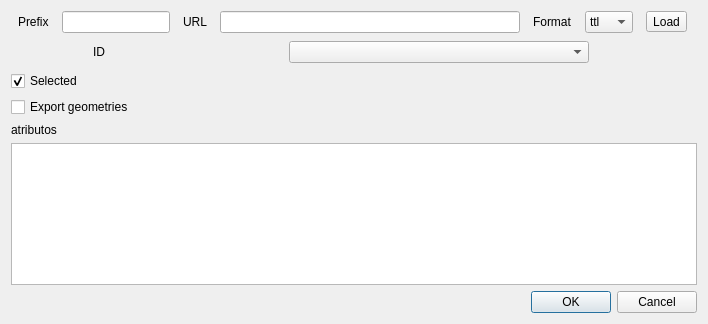
<?xml version="1.0" encoding="UTF-8"?>
<ui version="4.0">
 <class>ExportObservationDialogBase</class>
 <widget class="QDialog" name="ExportObservationDialogBase">
  <property name="geometry">
   <rect>
    <x>0</x>
    <y>0</y>
    <width>708</width>
    <height>324</height>
   </rect>
  </property>
  <property name="windowTitle">
   <string>Export Observation</string>
  </property>
  <layout class="QGridLayout" name="gridLayout">
   <item row="0" column="0">
    <layout class="QVBoxLayout" name="formLayout">
     <item>
      <layout class="QHBoxLayout" name="horizontalLayout">
       <item>
        <widget class="QLabel" name="label">
         <property name="sizePolicy">
          <sizepolicy hsizetype="Fixed" vsizetype="Fixed">
           <horstretch>0</horstretch>
           <verstretch>0</verstretch>
          </sizepolicy>
         </property>
         <property name="text">
          <string>Prefix</string>
         </property>
        </widget>
       </item>
       <item>
        <widget class="QLineEdit" name="linePrefix">
         <property name="sizePolicy">
          <sizepolicy hsizetype="Fixed" vsizetype="Fixed">
           <horstretch>0</horstretch>
           <verstretch>0</verstretch>
          </sizepolicy>
         </property>
        </widget>
       </item>
       <item>
        <widget class="QLabel" name="labelRDF">
         <property name="sizePolicy">
          <sizepolicy hsizetype="Fixed" vsizetype="Fixed">
           <horstretch>0</horstretch>
           <verstretch>0</verstretch>
          </sizepolicy>
         </property>
         <property name="text">
          <string>URL</string>
         </property>
        </widget>
       </item>
       <item>
        <widget class="QLineEdit" name="lineURL">
         <property name="sizePolicy">
          <sizepolicy hsizetype="Preferred" vsizetype="Fixed">
           <horstretch>0</horstretch>
           <verstretch>0</verstretch>
          </sizepolicy>
         </property>
         <property name="maximumSize">
          <size>
           <width>300</width>
           <height>16777215</height>
          </size>
         </property>
        </widget>
       </item>
       <item>
        <widget class="QLabel" name="label_2">
         <property name="sizePolicy">
          <sizepolicy hsizetype="Fixed" vsizetype="Preferred">
           <horstretch>0</horstretch>
           <verstretch>0</verstretch>
          </sizepolicy>
         </property>
         <property name="text">
          <string>Format</string>
         </property>
        </widget>
       </item>
       <item>
        <widget class="QComboBox" name="comboFormat">
         <property name="sizePolicy">
          <sizepolicy hsizetype="Fixed" vsizetype="Fixed">
           <horstretch>0</horstretch>
           <verstretch>0</verstretch>
          </sizepolicy>
         </property>
         <item>
          <property name="text">
           <string>ttl</string>
          </property>
         </item>
         <item>
          <property name="text">
           <string>xml</string>
          </property>
         </item>
        </widget>
       </item>
       <item>
        <widget class="QToolButton" name="buttonLoad">
         <property name="text">
          <string>Load</string>
         </property>
        </widget>
       </item>
      </layout>
     </item>
     <item>
      <layout class="QHBoxLayout" name="horizontalLayout_2">
       <item>
        <widget class="QLabel" name="labelID">
         <property name="sizePolicy">
          <sizepolicy hsizetype="Fixed" vsizetype="Preferred">
           <horstretch>0</horstretch>
           <verstretch>0</verstretch>
          </sizepolicy>
         </property>
         <property name="minimumSize">
          <size>
           <width>108</width>
           <height>0</height>
          </size>
         </property>
         <property name="text">
          <string>ID</string>
         </property>
        </widget>
       </item>
       <item>
        <widget class="QComboBox" name="comboID">
         <property name="sizePolicy">
          <sizepolicy hsizetype="Preferred" vsizetype="Fixed">
           <horstretch>0</horstretch>
           <verstretch>0</verstretch>
          </sizepolicy>
         </property>
         <property name="maximumSize">
          <size>
           <width>300</width>
           <height>16777215</height>
          </size>
         </property>
        </widget>
       </item>
       <item>
        <spacer name="horizontalSpacer_3">
         <property name="orientation">
          <enum>Qt::Horizontal</enum>
         </property>
         <property name="sizeType">
          <enum>QSizePolicy::Fixed</enum>
         </property>
         <property name="sizeHint" stdset="0">
          <size>
           <width>26</width>
           <height>26</height>
          </size>
         </property>
        </spacer>
       </item>
      </layout>
     </item>
     <item>
      <layout class="QVBoxLayout" name="verticalLayout_2">
       <item>
        <widget class="QCheckBox" name="checkSelected">
         <property name="text">
          <string>Selected</string>
         </property>
         <property name="checked">
          <bool>true</bool>
         </property>
        </widget>
       </item>
       <item>
        <widget class="QCheckBox" name="checkGeometries">
         <property name="text">
          <string>Export geometries</string>
         </property>
        </widget>
       </item>
       <item>
        <widget class="QLabel" name="atributos">
         <property name="text">
          <string>atributos</string>
         </property>
        </widget>
       </item>
       <item>
        <widget class="QTableWidget" name="tableAttributes"/>
       </item>
      </layout>
     </item>
     <item>
      <layout class="QHBoxLayout" name="horizontalLayout_5">
       <item>
        <spacer name="horizontalSpacer">
         <property name="orientation">
          <enum>Qt::Horizontal</enum>
         </property>
         <property name="sizeHint" stdset="0">
          <size>
           <width>40</width>
           <height>20</height>
          </size>
         </property>
        </spacer>
       </item>
       <item>
        <widget class="QDialogButtonBox" name="buttonBox">
         <property name="standardButtons">
          <set>QDialogButtonBox::Cancel|QDialogButtonBox::Ok</set>
         </property>
        </widget>
       </item>
      </layout>
     </item>
    </layout>
   </item>
  </layout>
 </widget>
 <resources/>
 <connections/>
</ui>
